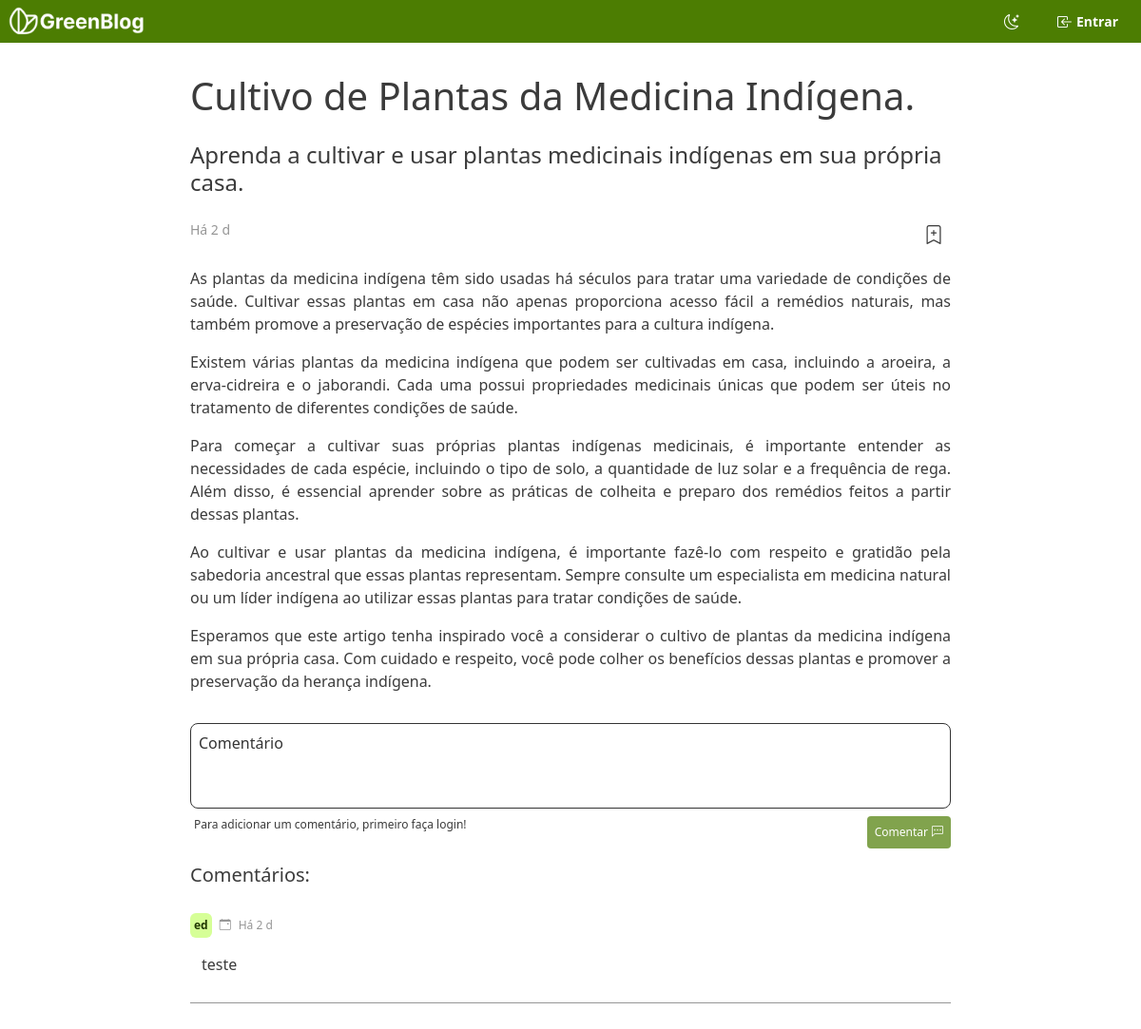
The page /post.php?id=1 on the database its author committed.
### tables this page shows
CREATE TABLE posts (
        post_id integer primary key autoincrement,
        owner_id int not null references user(user_id),
        title varchar(80),
        subtitle text(100),
        content text,
        created_at timestamp DEFAULT CURRENT_TIMESTAMP
    );

CREATE TABLE comments (
        id integer primary key autoincrement,
        post_id int not null references posts(post_id),
        owner_id int not null references user(user_id),
        content text,
        created_at timestamp DEFAULT CURRENT_TIMESTAMP
    );

### database/database.php (called while the page is built, shortened)
<?php
$db = new PDO("sqlite:" . DATABASE_PATH);
function get_comments_by_post_id(String $post_id)
{
	global $db;
	$sql = "--sql
		SELECT comments.*, user.username
		FROM comments, user
		WHERE user.user_id = comments.owner_id AND post_id = '$post_id'
		ORDER BY comments.created_at DESC
	";
	$query = $db->prepare($sql);
	$query->execute();
	$query = $query->fetchAll(PDO::FETCH_ASSOC);
	return $query;
}
function get_post_by_id(String $id)
{
	global $db;
	$sql = "--sql
		SELECT * FROM posts WHERE post_id = '$id'
	";
	$query = $db->prepare($sql);
	$query->execute();
	$query = $query->fetch(PDO::FETCH_ASSOC);
	return $query;
}
function calculate_time_diff(String $date_str)
{
	$now = new DateTime('now');
	$date = new DateTime($date_str);
	$diff = $now->diff($date);
	$days = $diff->days;
	if ($days >= 1) {
		return 'Há ' . $days . ' d';
	}
	return '';
}

### post.php (the view, shortened to what this page needs)
<?php
include './database/database.php';
$header = include './header.php';
$post_id = $_GET['id'];
$post = get_post_by_id($post_id);
$comments = get_comments_by_post_id($post_id);
$date = $post['created_at'];
$created_at = calculate_time_diff($date);
?>
<!DOCTYPE html>
<html lang="pt-br">
<head>
  <link rel="stylesheet" href="/styles/global.css">
  <link rel="stylesheet" href="/styles/posts.css">
</head>
<body>
  <?= $header ?>
  <main id="container">
    <div id="content">
      <h1 class="h1"><?= $post['title'] ?></h1>
      <p class="h4" id="subtitle"><?= $post['subtitle'] ?></p>
      <div id="post_date">
        <span id="created_at">
          <?= $created_at ?>
        </span>
        <button type="submit" id="set_favorite_bt">
          <span id="icon_favorite" class="bi bi-bookmark-plus"></span>
        </button>
      </div>
      <div id="content_body">
        <?= $post['content'] ?>
      <form action="/actions/comment.php" method="post" id="form">
        <textarea name="comment" id="comment_field" cols="30" rows="10" disabled required placeholder=Comentário></textarea>
        <div>
          <span>Para adicionar um comentário, primeiro faça login!</span>
          <button id="send_comment_bt" disabled>
            Comentar
            <span class="bi bi-chat-left-dots"></span>
          </button>
        </div>
      </form>
    <div id="comments">
      <h5 class="h5">Comentários:</h5>
      <?php
      if ($comments) {
        foreach ($comments as &$comment) {
          $content = &$comment['content'];
          $username = &$comment['username'];
          $date = &$comment['created_at'];
          $date = &$comment['created_at'];
          $created_at = calculate_time_diff($date);
          echo <<<HTML
              <div id="comment" >
                <div id="comment_title" >
                  <span>$username</span>
                  <span class="bi bi-calendar-event"></span>
                  <span> $created_at</span>
                </div>
                <p>$content</p>
              </div>
            HTML;
        }
      }
      ?>
    </div>
</body>
</html>

### styles/global.css (style rules this page uses)
:root { --primary-1: #D6FF97; --primary-2: #4C7D02; --primary-3: #213700; --font-1: #969696; --font-2: #343434; --font-3: #3b3b3b; --alert-1: rgb(238, 108, 68); --white: #FFFFFF; --header-height: 45px }
input, textarea { background-color: var(--back-color-input); color: var(--font-3); border: 1px solid var(--font-2); resize: none; border-radius: 8px; font-size: 16px; padding: 8px; }
input::placeholder, textarea::placeholder { color: var(--font-2); }
body { background-color: var(--back-color); }
* { margin: 0; padding: 0; box-sizing: border-box; color: var(--font-3); transition: .7s; }
button { background-color: var(--white); border: none; padding: 2px 8px; border-radius: 4px; display: flex; justify-content: center; align-items: center; gap: 4px; }
main { width: 100%; height: calc(100vh - var(--header-height)); margin-top: var(--header-height); }
#container { display: flex; flex-direction: column; align-items: center; width: 100%; height: calc(100vh - var(--header-height)); overflow-x: auto; padding: 16px; }

### styles/posts.css (style rules this page uses)
#content { max-width: 800px; width: 100%; display: flex; flex-direction: column; gap: 16px; padding: 16px 0; font-size: 18px; }
textarea { width: 100%; height: 90px; }
#form { display: flex; flex-direction: column; align-items: end; gap: 8px; }
#form>div { width: 100%; display: flex; justify-content: space-between; font-size: 12px; padding-left: 4px; }
#send_comment_bt { padding: 8px; background-color: var(--primary-2); color: var(--white); font-weight: 500; }
#send_comment_bt>span { color: var(--white); }
#send_comment_bt:disabled { opacity: .7; }
#content_body { text-align: justify; line-height: 24px; font-size: 16px; }
#comments { max-width: 800px; width: 100%; display: flex; flex-direction: column; gap: 20px; padding-bottom: 50px; }
#comment { width: 100%; border-bottom: 1px solid var(--font-1); display: flex; flex-direction: column; gap: 16px; padding: 0 0 12px 0; }
#comment>p { padding: 0 12px; font-weight: 500; }
#comment_title { display: flex; gap: 8px; align-items: center; font-size: 12px; }
#comment_title>span:first-child { background-color: var(--primary-1); padding: 4px; border-radius: 6px; color: var(--primary-3); font-weight: 600; }
#comment_title>span:nth-child(2), #comment_title>span:last-child { color: var(--font-1); font-weight: 500; }
#post_date { display: flex; font-size: 14px; font-weight: 500; text-align: start; justify-content: space-between; }
#created_at { color: var(--font-1); }
#set_favorite_bt { background-color: transparent; }
#icon_favorite { font-size: 20px; font-weight: 900 !important; }

### rows shown on the page
posts: title "Cultivo de Plantas da Medicina Indígena.", subtitle "Aprenda a cultivar e usar plantas medicinais indígenas em sua própria casa.", created_at "Há 2 d", content "As plantas da medicina indígena têm sido usadas há séculos para tratar uma variedade de condições de saúde. Cultivar essas plantas em casa não apenas proporciona acesso fácil a remédios naturais, mas também promove a preservação de espécies importantes para a cultura indígena. Existem várias plantas da medicina indígena que podem ser cultivadas em casa, incluindo a aroeira, a erva-cidreira e o jaborandi. Cada uma possui propriedades medicinais únicas que podem ser úteis no tratamento de diferentes condições de saúde. Para começar a cultivar suas próprias plantas indígenas medicinais, é importante entender as necessidades de cada espécie, incluindo o tipo de solo, a quantidade de luz solar e…"
comments: created_at "Há 2 d"
